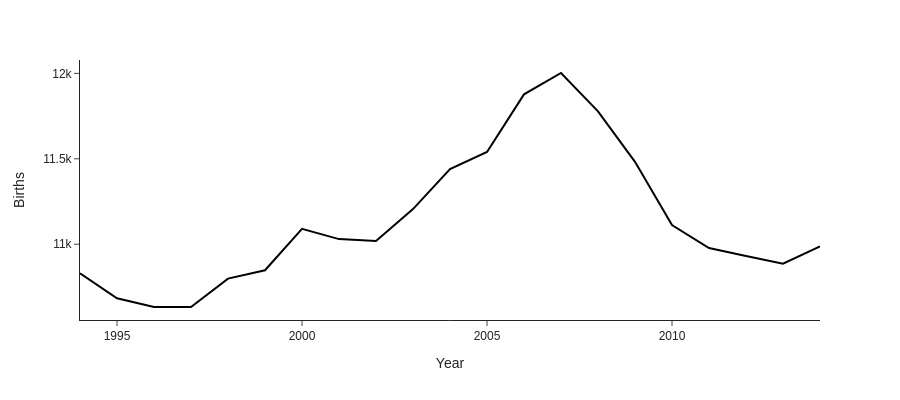

Here is the notebook cell this chart was saved with:
### Code cell
import plotly.express as px


fig = px.line(
    df_by_year,
    x='year',
    y='births',
    template='simple_white',
    labels={
        'births': 'Births',
        'year': 'Year',
    },
    height=400,
    color_discrete_sequence=['black']
)

fig.update_layout(
    font_family='Helvetica, Inter, Arial, sans-serif',
)

fig.show()

### Figure 1 — Plotly figure (JSON) as saved in the notebook; plotly's stock layout.template omitted (floating-point values rounded to 4 significant figures)
{"data": [{"hovertemplate": "Year=%{x}<br>Births=%{y}<extra></extra>", "legendgroup": "", "line": {"color": "black", "dash": "solid"}, "marker": {"symbol": "circle"}, "mode": "lines", "name": "", "orientation": "v", "showlegend": false, "type": "scatter", "x": [1994, 1995, 1996, 1997, 1998, 1999, 2000, 2001, 2002, 2003, 2004, 2005, 2006, 2007, 2008, 2009, 2010, 2011, 2012, 2013, 2014], "xaxis": "x", "y": [10830.0, 10680.0, 10630.0, 10630.0, 10800.0, 10850.0, 11090.0, 11030.0, 11020.0, 11210.0, 11440.0, 11540.0, 11880.0, 12000.0, 11780.0, 11480.0, 11110.0, 10980.0, 10930.0, 10890.0, 10990.0], "yaxis": "y"}], "layout": {"font": {"family": "Helvetica, Inter, Arial, sans-serif"}, "height": 400, "legend": {"tracegroupgap": 0}, "margin": {"t": 60}, "xaxis": {"anchor": "y", "domain": [0.0, 1.0], "title": {"text": "Year"}}, "yaxis": {"anchor": "x", "domain": [0.0, 1.0], "title": {"text": "Births"}}}}
